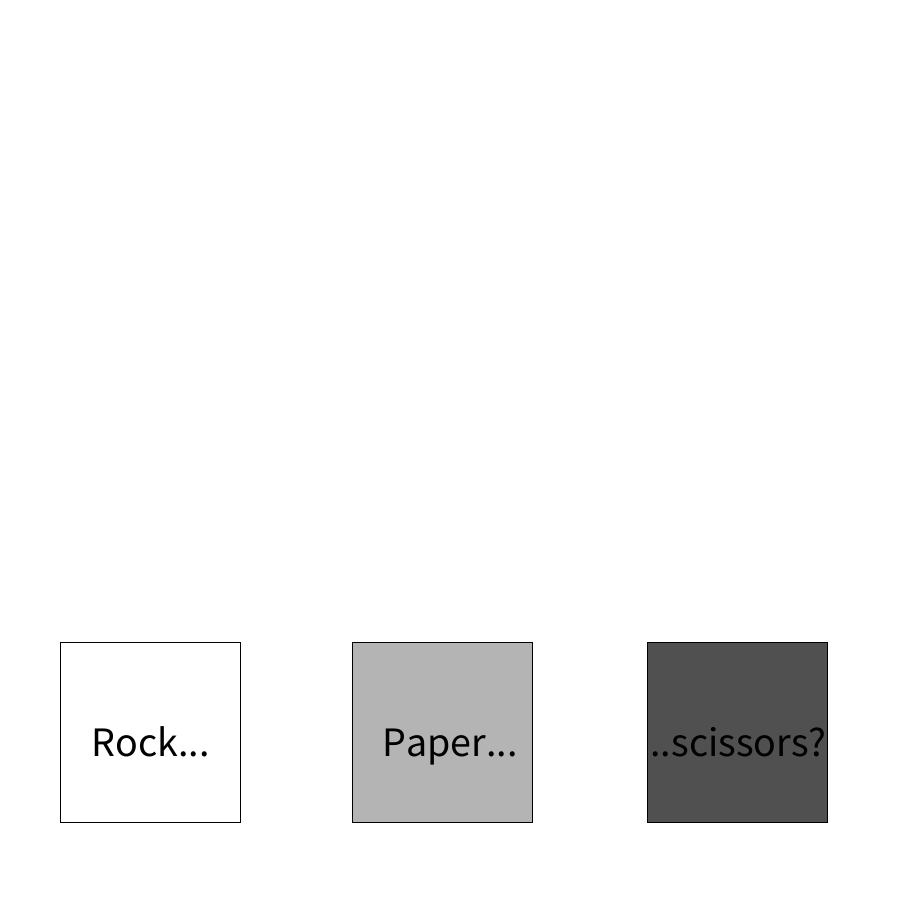
Frame 1 (no input)
Frame 60 (the mouse pressed at the canvas centre just before this capture): identical to frame 1, image omitted
Frame 120 (the mouse held since frame 60 and released just before this capture): identical to frame 1, image omitted

The Processing sketch that drew this single still picture (run headless with seeded random() and noise(); from frame 60 on, the mouse is pressed at the canvas centre):

// Processing sketch: EINDOP
// ── EINDOP.pde
int player, robot;
float steenX, steenY, steenW, steenH;
float papierX, papierY, papierW, papierH;
float schaarX, schaarY, schaarW, schaarH;
int answer;

void setup(){
  size(900,900);
  player = 0;
  robot = 0;
  answer = -1;
  
  steenX = width/15;
  steenY = height/1.4;
  steenW = width/5;
  steenH = height/5;
  
  papierX = width/1.39;
  papierY = height/1.4;
  papierW = width/5;
  papierH = height/5;
  
  schaarX = width/2.55;
  schaarY = height/1.4;
  schaarW = width/5;
  schaarH = height/5;
}


void draw(){
  background(255);
  justClick();
  itsClicked();
  answer();
  result();
}


void justClick(){
  fill(255);
  rect(steenX, steenY, steenW, steenH);
  
  fill(80);
  rect(papierX, papierY, papierW, papierH);
  
  fill(180);
  rect(schaarX, schaarY, schaarW, schaarH);
  
  textSize(width/21);
  textAlign(CENTER);
  fill(0);
  text("Rock...", width/6, height/1.19);
  text("Paper...", width/2, height/1.19);
  text("..scissors?", width/1.22, height/1.19);
}


void itsClicked(){
  if(mousePressed){
    if(mouseX > steenX && mouseX < steenX + steenW && mouseY > steenY && mouseY < steenY + steenH && robot == 0){
      player = 1;
      robot = (int)random(1, 4);
      println("yay");
    }
    
    
    
    if(mouseX > papierX && mouseX < papierX + papierW && mouseY > papierY && mouseY < papierY + papierH && robot == 0){
      player = 2;
      robot = (int)random(1, 4);
      println("oh ya");
    }
    
    
    
    if(mouseX > schaarX && mouseX < schaarX + schaarW && mouseY > schaarY && mouseY < schaarY + schaarH && robot == 0){
      player = 3;
      robot = (int)random(1, 4);
      println("oh man");
    }
  }
}


void answer(){
  if(answer == -1){
    if(robot == 1){
      textSize(width/18);
      textAlign(CENTER);
      fill(0);
      text("Opponent has thrown Rock", width/2, height/10);
    }
    if(robot == 2){
      textSize(width/16);
      textAlign(CENTER);
      fill(0);
      text("Opponent has thrown Paper", width/2, height/10);
    }
    if(robot == 3){
      textSize(width/16);
      textAlign(CENTER);
      fill(0);
      text("Opponent has thrown Scissors", width/2, height/10);
    }
  }
}


void result(){
  if(player == 1 && robot == 1 || player == 2 && robot == 2 || player == 3 && robot == 3){
    textSize(width/16);
    textAlign(CENTER);
    fill(1,1,255);
    text("A DRAW? Press any key to restart", width/2, height/2);
    if(keyPressed){
      player = 0;
      robot = 0;
    }
  }
  
  if(player == 1 && robot == 3 || player == 2 && robot == 1 || player == 3 && robot == 2){
    textSize(width/16);
    textAlign(CENTER);
    fill(1,255,1);
    text("YOU WIN! Press any key to restart", width/2, height/2);
    if(keyPressed){
      player = 0;
      robot = 0;
    }
  }
  if(player == 1 && robot == 2 || player == 2 && robot == 3 || player == 3 && robot == 1){
    textSize(width/16);
    textAlign(CENTER);
    fill(255,1,1);
    text("YOU LOST. Press any key to restart", width/2, height/2);
    if(keyPressed){
      player = 0;
      robot = 0;
    }
  }
}
